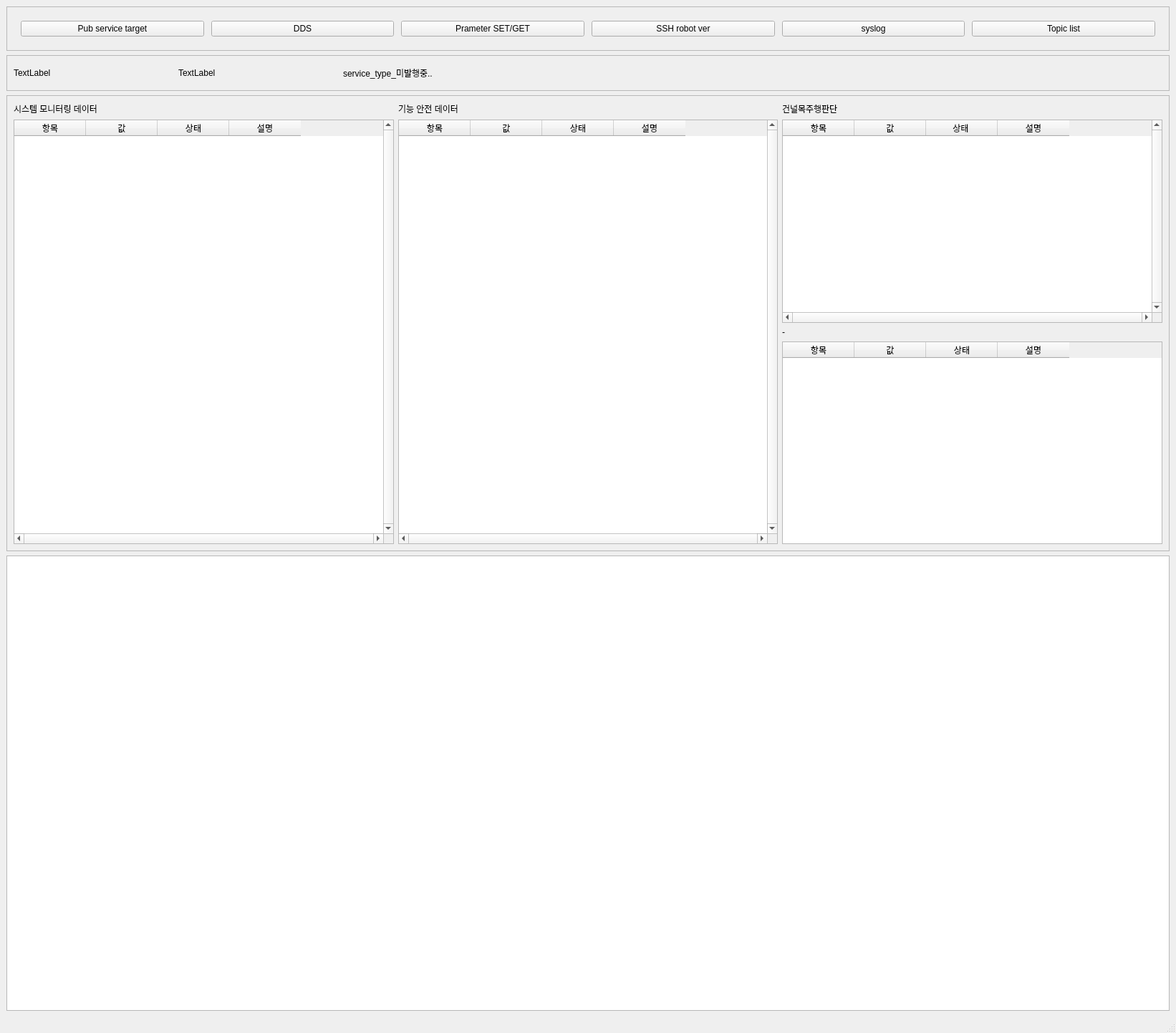
<?xml version="1.0" encoding="UTF-8"?>
<ui version="4.0">
 <class>MainWindow</class>
 <widget class="QMainWindow" name="MainWindow">
  <property name="geometry">
   <rect>
    <x>0</x>
    <y>0</y>
    <width>1642</width>
    <height>1443</height>
   </rect>
  </property>
  <property name="sizePolicy">
   <sizepolicy hsizetype="Expanding" vsizetype="Expanding">
    <horstretch>0</horstretch>
    <verstretch>0</verstretch>
   </sizepolicy>
  </property>
  <property name="windowTitle">
   <string>NTT2</string>
  </property>
  <property name="layoutDirection">
   <enum>Qt::LeftToRight</enum>
  </property>
  <widget class="QWidget" name="centralwidget">
   <layout class="QVBoxLayout" name="verticalLayout_4">
    <item>
     <widget class="QFrame" name="frame_2">
      <property name="sizePolicy">
       <sizepolicy hsizetype="Expanding" vsizetype="Preferred">
        <horstretch>0</horstretch>
        <verstretch>0</verstretch>
       </sizepolicy>
      </property>
      <property name="frameShape">
       <enum>QFrame::StyledPanel</enum>
      </property>
      <property name="frameShadow">
       <enum>QFrame::Raised</enum>
      </property>
      <layout class="QVBoxLayout" name="verticalLayout">
       <item>
        <layout class="QHBoxLayout" name="horizontalLayout_2">
         <property name="spacing">
          <number>10</number>
         </property>
         <property name="leftMargin">
          <number>10</number>
         </property>
         <property name="topMargin">
          <number>10</number>
         </property>
         <property name="rightMargin">
          <number>10</number>
         </property>
         <property name="bottomMargin">
          <number>10</number>
         </property>
         <item>
          <widget class="QPushButton" name="pushButton_3">
           <property name="text">
            <string>Pub service target</string>
           </property>
          </widget>
         </item>
         <item>
          <widget class="QPushButton" name="pushButton_4">
           <property name="text">
            <string>DDS</string>
           </property>
          </widget>
         </item>
         <item>
          <widget class="QPushButton" name="pushButton_5">
           <property name="text">
            <string>Prameter SET/GET</string>
           </property>
          </widget>
         </item>
         <item>
          <widget class="QPushButton" name="pushButton_2">
           <property name="text">
            <string>SSH robot ver</string>
           </property>
          </widget>
         </item>
         <item>
          <widget class="QPushButton" name="pushButton_6">
           <property name="text">
            <string>syslog</string>
           </property>
          </widget>
         </item>
         <item>
          <widget class="QPushButton" name="pushButton">
           <property name="text">
            <string>Topic list</string>
           </property>
          </widget>
         </item>
        </layout>
       </item>
      </layout>
     </widget>
    </item>
    <item>
     <widget class="QFrame" name="frame_3">
      <property name="sizePolicy">
       <sizepolicy hsizetype="Expanding" vsizetype="Preferred">
        <horstretch>0</horstretch>
        <verstretch>0</verstretch>
       </sizepolicy>
      </property>
      <property name="minimumSize">
       <size>
        <width>0</width>
        <height>50</height>
       </size>
      </property>
      <property name="frameShape">
       <enum>QFrame::StyledPanel</enum>
      </property>
      <property name="frameShadow">
       <enum>QFrame::Raised</enum>
      </property>
      <layout class="QHBoxLayout" name="horizontalLayout_5">
       <item>
        <widget class="QLabel" name="label_2">
         <property name="text">
          <string>TextLabel</string>
         </property>
        </widget>
       </item>
       <item>
        <widget class="QLabel" name="label_3">
         <property name="text">
          <string>TextLabel</string>
         </property>
        </widget>
       </item>
       <item>
        <widget class="QLabel" name="label_4">
         <property name="text">
          <string>service_type_미발행중..</string>
         </property>
        </widget>
       </item>
       <item>
        <widget class="QLabel" name="label_5">
         <property name="text">
          <string/>
         </property>
        </widget>
       </item>
       <item>
        <widget class="QLabel" name="label_6">
         <property name="text">
          <string/>
         </property>
        </widget>
       </item>
       <item>
        <widget class="QLabel" name="label_7">
         <property name="text">
          <string/>
         </property>
        </widget>
       </item>
       <item>
        <widget class="QLabel" name="label_8">
         <property name="text">
          <string/>
         </property>
        </widget>
       </item>
      </layout>
     </widget>
    </item>
    <item>
     <widget class="QFrame" name="frame">
      <property name="frameShape">
       <enum>QFrame::StyledPanel</enum>
      </property>
      <property name="frameShadow">
       <enum>QFrame::Raised</enum>
      </property>
      <layout class="QGridLayout" name="gridLayout">
       <item row="1" column="2">
        <layout class="QVBoxLayout" name="verticalLayout_2">
         <item>
          <widget class="QTableWidget" name="tableWidget_3">
           <property name="verticalScrollBarPolicy">
            <enum>Qt::ScrollBarAlwaysOn</enum>
           </property>
           <property name="horizontalScrollBarPolicy">
            <enum>Qt::ScrollBarAlwaysOn</enum>
           </property>
           <property name="sizeAdjustPolicy">
            <enum>QAbstractScrollArea::AdjustToContents</enum>
           </property>
           <attribute name="horizontalHeaderMinimumSectionSize">
            <number>30</number>
           </attribute>
           <column>
            <property name="text">
             <string>항목</string>
            </property>
           </column>
           <column>
            <property name="text">
             <string>값</string>
            </property>
           </column>
           <column>
            <property name="text">
             <string>상태 </string>
            </property>
           </column>
           <column>
            <property name="text">
             <string>설명</string>
            </property>
           </column>
          </widget>
         </item>
         <item>
          <widget class="QLabel" name="label_10">
           <property name="text">
            <string>-</string>
           </property>
          </widget>
         </item>
         <item>
          <widget class="QTableWidget" name="tableWidget_4">
           <column>
            <property name="text">
             <string>항목</string>
            </property>
           </column>
           <column>
            <property name="text">
             <string>값</string>
            </property>
           </column>
           <column>
            <property name="text">
             <string>상태</string>
            </property>
           </column>
           <column>
            <property name="text">
             <string>설명</string>
            </property>
           </column>
          </widget>
         </item>
        </layout>
       </item>
       <item row="0" column="1">
        <widget class="QLabel" name="label">
         <property name="text">
          <string>기능 안전 데이터</string>
         </property>
        </widget>
       </item>
       <item row="1" column="0">
        <widget class="QTableWidget" name="tableWidget">
         <property name="minimumSize">
          <size>
           <width>0</width>
           <height>0</height>
          </size>
         </property>
         <property name="verticalScrollBarPolicy">
          <enum>Qt::ScrollBarAlwaysOn</enum>
         </property>
         <property name="horizontalScrollBarPolicy">
          <enum>Qt::ScrollBarAlwaysOn</enum>
         </property>
         <property name="sizeAdjustPolicy">
          <enum>QAbstractScrollArea::AdjustToContents</enum>
         </property>
         <attribute name="horizontalHeaderCascadingSectionResizes">
          <bool>false</bool>
         </attribute>
         <attribute name="horizontalHeaderMinimumSectionSize">
          <number>30</number>
         </attribute>
         <attribute name="horizontalHeaderHighlightSections">
          <bool>true</bool>
         </attribute>
         <column>
          <property name="text">
           <string>항목</string>
          </property>
         </column>
         <column>
          <property name="text">
           <string>값</string>
          </property>
         </column>
         <column>
          <property name="text">
           <string>상태</string>
          </property>
         </column>
         <column>
          <property name="text">
           <string>설명</string>
          </property>
         </column>
        </widget>
       </item>
       <item row="0" column="2">
        <widget class="QLabel" name="label_11">
         <property name="text">
          <string>건널목주행판단</string>
         </property>
        </widget>
       </item>
       <item row="0" column="0">
        <widget class="QLabel" name="label_9">
         <property name="text">
          <string>시스템 모니터링 데이터</string>
         </property>
        </widget>
       </item>
       <item row="1" column="1">
        <widget class="QTableWidget" name="tableWidget_2">
         <property name="verticalScrollBarPolicy">
          <enum>Qt::ScrollBarAlwaysOn</enum>
         </property>
         <property name="horizontalScrollBarPolicy">
          <enum>Qt::ScrollBarAlwaysOn</enum>
         </property>
         <property name="sizeAdjustPolicy">
          <enum>QAbstractScrollArea::AdjustToContents</enum>
         </property>
         <attribute name="horizontalHeaderMinimumSectionSize">
          <number>30</number>
         </attribute>
         <attribute name="horizontalHeaderDefaultSectionSize">
          <number>100</number>
         </attribute>
         <column>
          <property name="text">
           <string>항목</string>
          </property>
         </column>
         <column>
          <property name="text">
           <string>값</string>
          </property>
         </column>
         <column>
          <property name="text">
           <string>상태</string>
          </property>
         </column>
         <column>
          <property name="text">
           <string>설명</string>
          </property>
         </column>
        </widget>
       </item>
      </layout>
     </widget>
    </item>
    <item>
     <widget class="QTextEdit" name="textEdit"/>
    </item>
   </layout>
  </widget>
  <widget class="QStatusBar" name="statusbar"/>
 </widget>
 <resources/>
 <connections/>
</ui>
